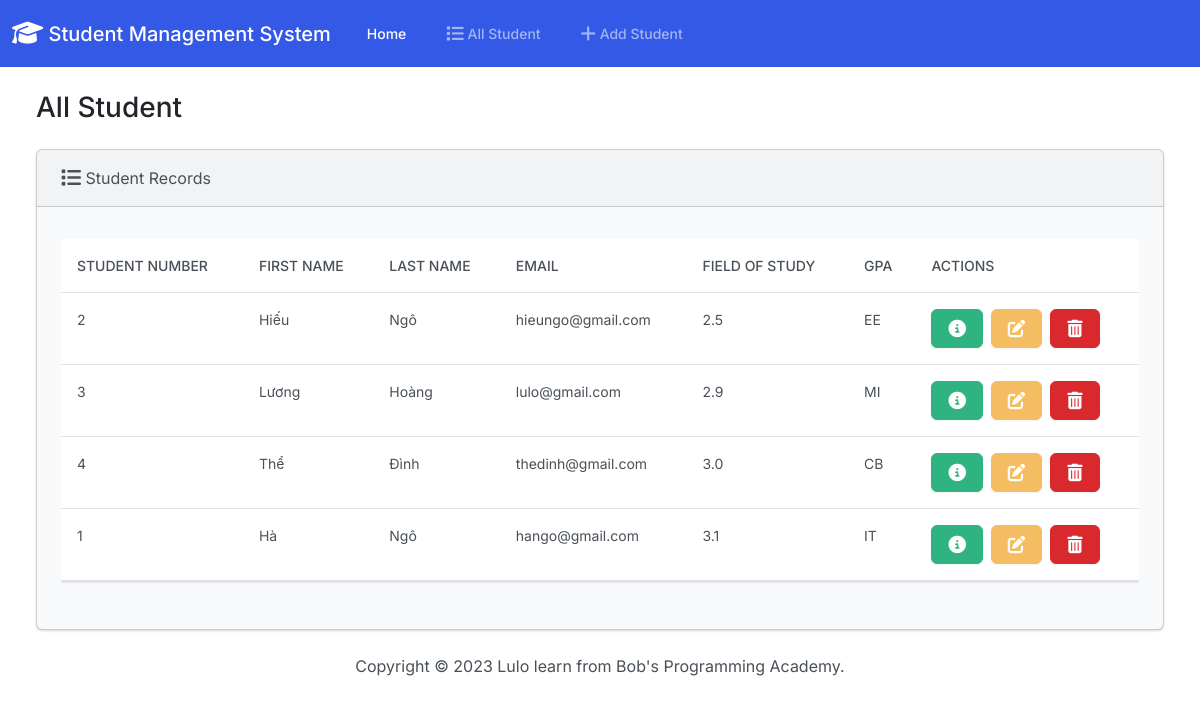
The page / on the database its author committed.
### students/models.py (models this page shows, shortened)
class Student(models.Model):
    student_number = models.PositiveIntegerField()
    first_name = models.CharField(max_length=50)
    last_name = models.CharField(max_length=50)
    email = models.EmailField(max_length=100)
    field_of_study = models.CharField(max_length=50)
    gpa = models.FloatField()

### students/views.py (the view)
# urls.py: path("", views.index, name="index"),
def index(request):
    return render(request, 'students/index.html', {
        'students': Student.objects.all()
    })

### students/templates/students/index.html (shortened to what this page needs)
{% extends "students/base.html" %}
{% block body %}
<h3 class="m-4">All Student</h3>
<div class="row">
	<div class="col-12">
		{% if students %}
		<div class="card bg-light ms-4 me-4 mb-4">
			<div class="card-header">
				<i class="fa-solid fa-list fa-lg"></i> Student Records
			</div>
			<div class="card-body">
				<p class="card-text">
				<div class="table-responsive">
					<table class="table table-hover">
						<thead>
							<tr>
							<th scope="col">Student Number</th>
							<th scope="col">First Name</th>
							<th scope="col">Last Name</th>
							<th scope="col">Email</th>
							<th scope="col">Field of Study</th>
							<th scope="col">GPA</th>
							<th scope="col">Actions</th>
							</tr>
						</thead>
						<tbody>
							{% for student in students %}
							<tr>
								<td>{{ student.student_number }}</td>
								<td>{{ student.first_name }}</td>
								<td>{{ student.last_name }}</td>
								<td>{{ student.email }}</td>
								<td>{{ student.gpa }}</td>
								<td>{{ student.field_of_study }}</td>
								<td>
									<button type="button" class="btn btn-success me-1" href="{% url 'view_student' student.id %}" data-bs-toggle="modal" data-bs-target="#myModal{{student.id}}">
									</button>
									<a class="btn btn-warning me-1" href="{% url 'edit' student.id %}">
									</a>
									<button type="button" class="btn btn-danger" data-bs-toggle="modal" data-bs-target="#delete{{student.id}}">
									</button>
								</td>
							</tr>
							{% endfor %}
						</tbody>
						</table>
					</div>
					</p>
				</div>
			</div>
			{% else %}
				<h5 class="alert alert-primary ms-4 me-4"> No Student Records</h5>
			{% endif %}
		</div>
	</div>
</div>
{% endblock %}

### students/templates/students/base.html (shortened to what this page needs)
{% load static %}
<!DOCTYPE html>
<html lang='en'>
	<head>
		<link rel="stylesheet" href="https://cdnjs.cloudflare.com/ajax/libs/font-awesome/6.4.2/css/all.min.css" />
		<link href="{% static 'css/bootstrap.min.css' %}" rel="stylesheet"></link>
	</head>
	<body>
		<nav class="navbar navbar-expand-lg bg-primary" data-bs-theme="dark">
			<div class="container-fluid">
				<a class="navbar-brand" href="{% url 'index' %}">
					<i class="fa-solid fa-graduation-cap fa-lg"></i> Student Management System
				</a>
				<div class="collapse navbar-collapse" id="navbarColor01">
					<ul class="navbar-nav me-auto">
						<li class="nav-item">
							<a class="nav-link active" href="#">Home <span class="visually-hidden">(current)</span>
							</a>
						</li>
						<li class="nav-item">
							<a class="nav-link" href="{% url 'index' %}">
								 All Student
							</a>
						</li>
						<li class="nav-item">
							<a class="nav-link" href="{% url 'add' %}">
								 Add Student
							</a>
						</li>
					</ul>
				</div>
			</div>
		</nav>
        <div class="container-fluid">
            {% block body %}
            {% endblock %}
        <footer class="mt-auto mb-4">
            <div class="text-center">
                <span>
                    Copyright &copy;
                    Lulo learn from Bob's Programming Academy.
                </span>
            </div>
        </footer>
	</body>
</html>

### rows shown on the page
Student: student_number "2", first_name "Hiếu", last_name "Ngô", email "hieungo@gmail.com", gpa "2.5", field_of_study "EE"
Student: student_number "3", first_name "Lương", last_name "Hoàng", email "lulo@gmail.com", gpa "2.9", field_of_study "MI"
Student: student_number "4", first_name "Thể", last_name "Đình", email "thedinh@gmail.com", gpa "3.0", field_of_study "CB"
Student: student_number "1", first_name "Hà", last_name "Ngô", email "hango@gmail.com", gpa "3.1", field_of_study "IT"
